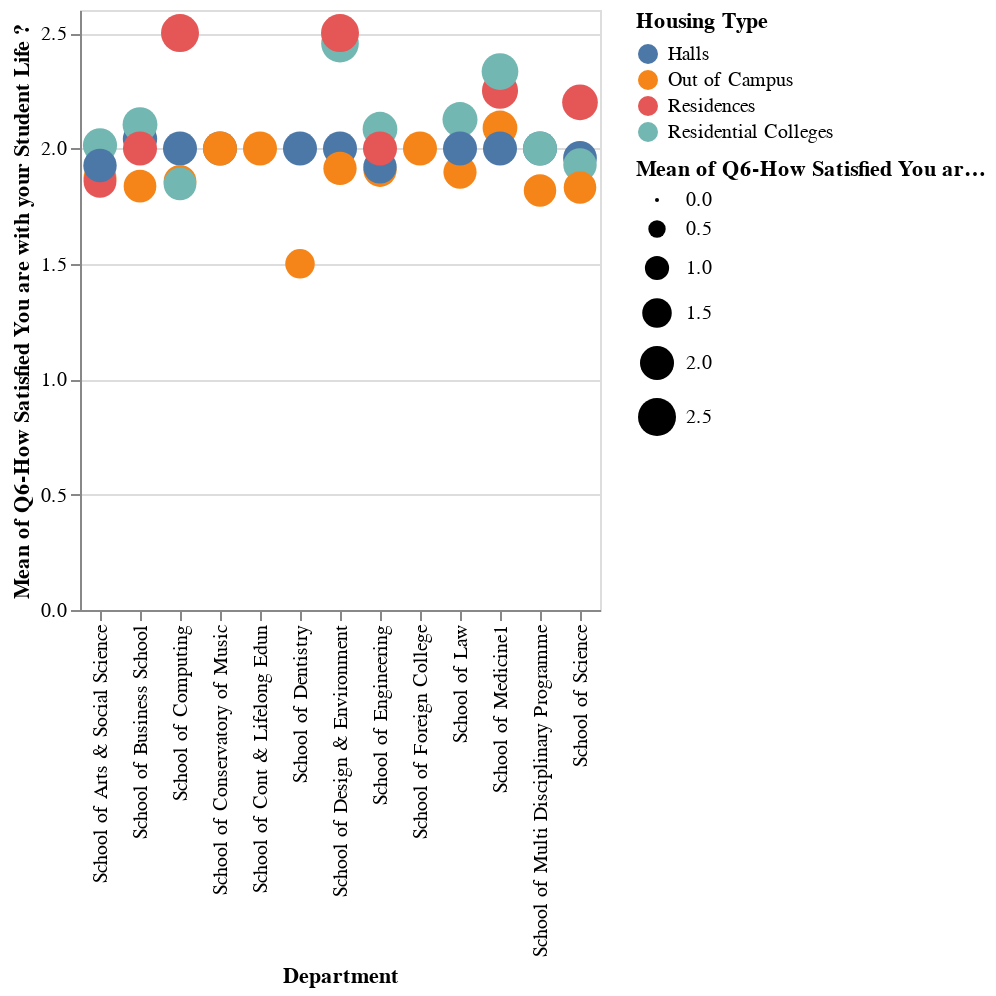

Notebook code for this chart:
### Code cell
alt.Chart(DF).mark_circle().encode(
    x = "Department",
    y = "mean(Q6-How Satisfied You are with your Student Life ?):Q",
    color = "Housing Type", 
    size = "mean(Q6-How Satisfied You are with your Student Life ?):Q"
)

### Figure 1 — Vega-Lite specification as saved in the notebook (floating-point values rounded to 4 significant figures; data arrays with more than 128 entries replaced by an {"elided": "..."} marker saying what was removed)
{"config": {"view": {"continuousWidth": 400, "continuousHeight": 300}}, "data": {"name": "data-3499fd89c4dc66a5634bb697925f429e"}, "mark": "circle", "encoding": {"color": {"type": "nominal", "field": "Housing Type"}, "size": {"type": "quantitative", "aggregate": "mean", "field": "Q6-How Satisfied You are with your Student Life ?"}, "x": {"type": "nominal", "field": "Department"}, "y": {"type": "quantitative", "aggregate": "mean", "field": "Q6-How Satisfied You are with your Student Life ?"}}, "$schema": "https://vega.github.io/schema/vega-lite/v4.8.1.json", "datasets": {"data-3499fd89c4dc66a5634bb697925f429e": {"elided": "2694 records"}}}
